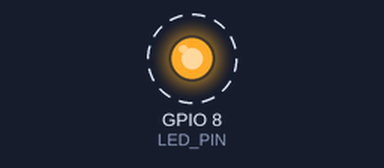
Recording of a sketch running on a simulated ESP32-C6. On the bench: output pins drawn as LEDs (lit = HIGH). Dashed ring = blinking. What the sketch prints to the serial monitor is not drawn.

Above: at 1.2 s.
Timing chart, 0 to 5.6 s (numbered marks = the images above):
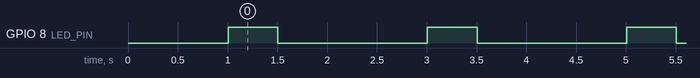

Measured:
- by itself, GPIO 8 (LED_PIN): alternates HIGH for 0.50 s and LOW for 1.5 s

The sketch:

ESP32_Test.ino
```cpp
/*
 * Simple ESP32-C6 Test Sketch
 * Basic functionality test with serial output and LED blink
 */

#define LED_PIN 8  // Built-in LED on ESP32-C6 DevKitC-1

void setup() {
  // Initialize serial communication
  Serial.begin(115200);
  delay(1000);

  // Print startup message
  Serial.println("\n=== ESP32-C6 Test Sketch ===");
  Serial.println("Starting basic functionality test...");

  // Initialize LED pin
  pinMode(LED_PIN, OUTPUT);

  Serial.println("Setup complete!");
}

void loop() {
  // Print a message every 2 seconds
  Serial.println("ESP32-C6 is running! Uptime: " + String(millis()) + "ms");

  // Blink LED
  digitalWrite(LED_PIN, HIGH);
  delay(500);
  digitalWrite(LED_PIN, LOW);
  delay(1500);
}
```
